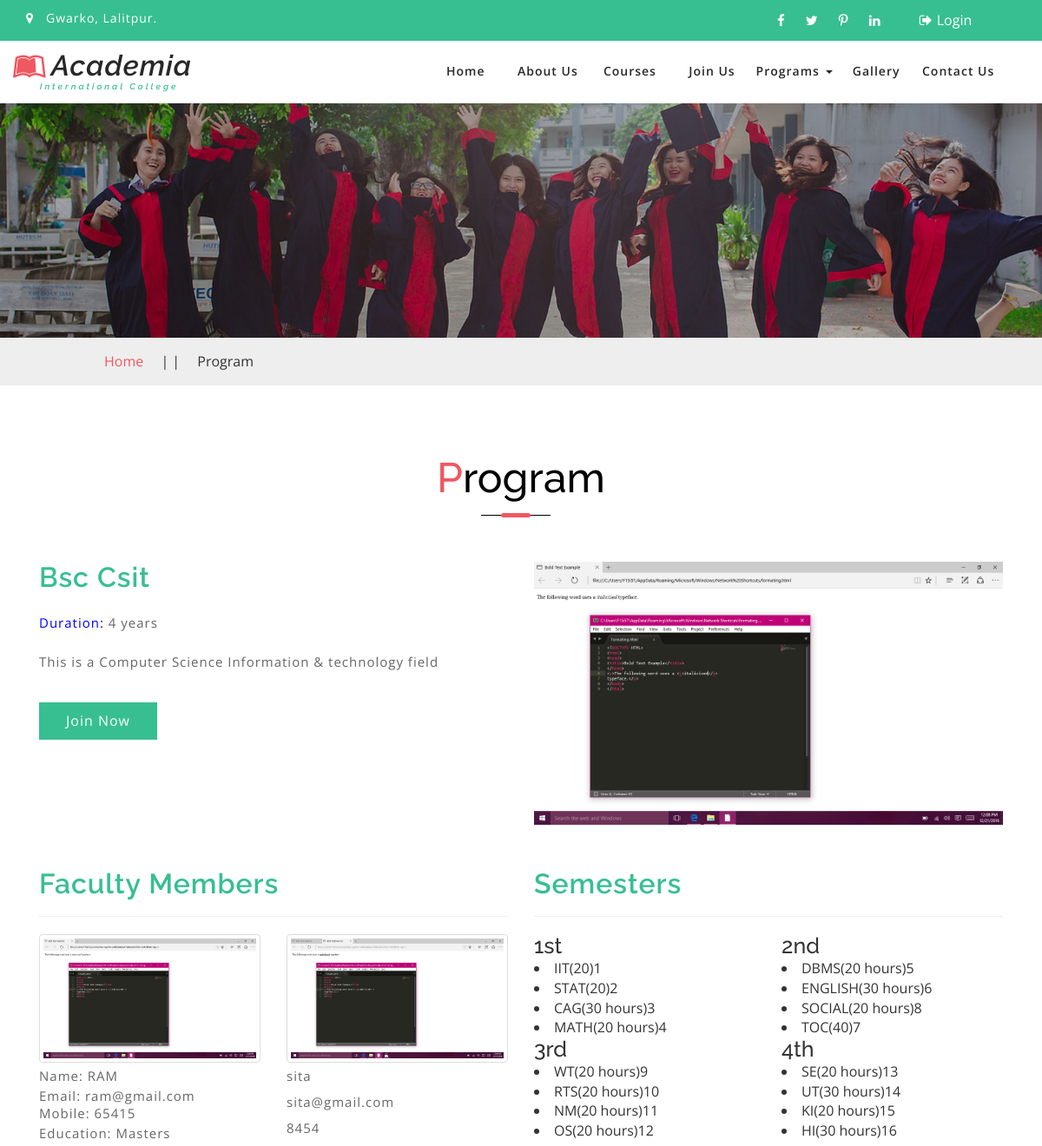
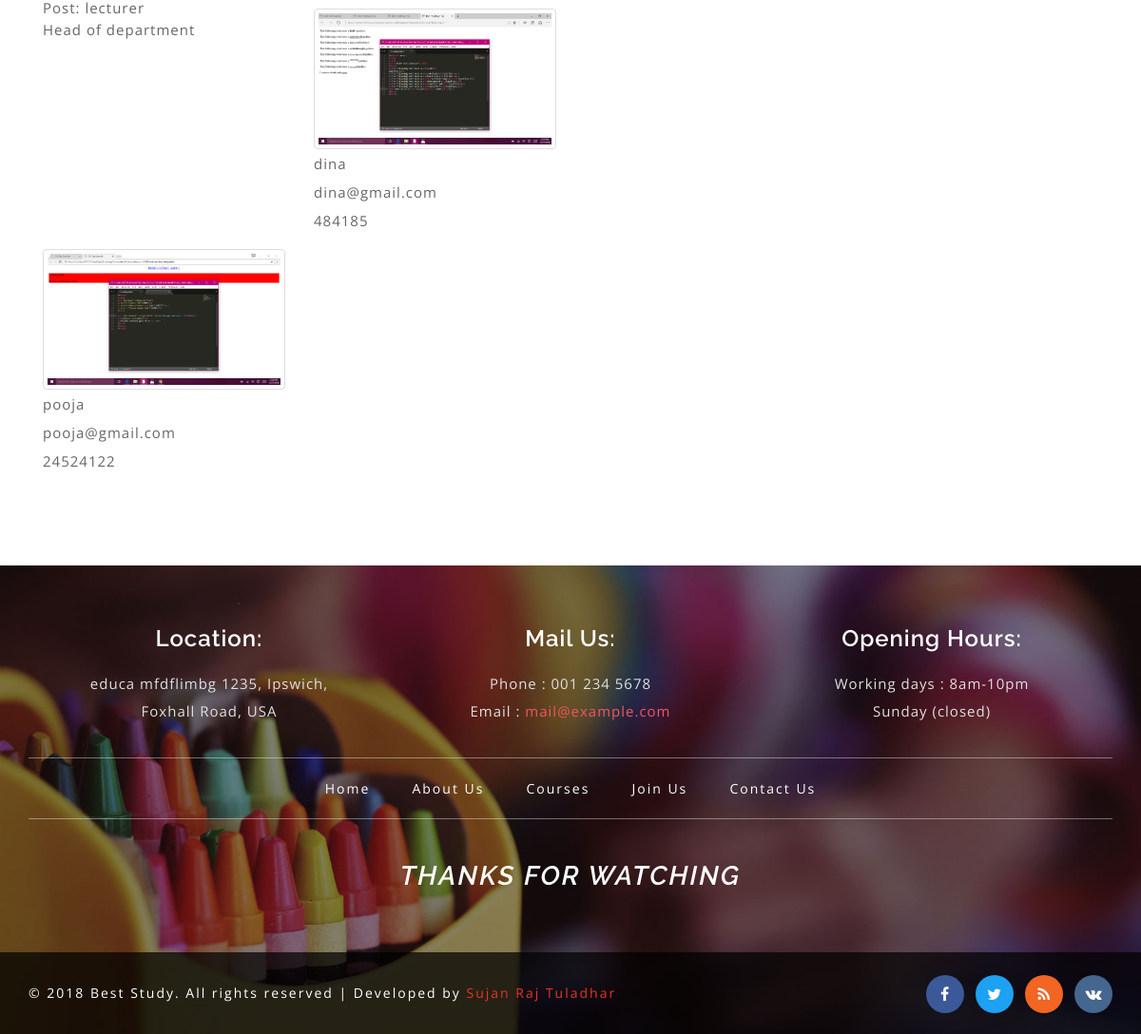
Screenshot of /program/1/detail/ with the database file from the repository (2 pictures, top to bottom).
### eduapp/models.py (models this page shows, shortened)
class TimeStamp(models.Model):
    created_at = models.DateTimeField(auto_now_add=True)
    updated_at = models.DateTimeField(auto_now=True)
    active = models.BooleanField(default=True)
    class Meta:
        abstract = True

class Program(TimeStamp):
    title = models.CharField(max_length=50)
    description = models.TextField()
    duration = models.CharField(max_length=50)
    image = models.ImageField(upload_to="program")

class Teacher(TimeStamp):
    name = models.CharField(max_length=50)
    email = models.EmailField()
    mobile = models.CharField(max_length=50)
    photo = models.ImageField(upload_to="teacher")
    program = models.ManyToManyField(Program)
    is_hod = models.BooleanField(default=False)
    education = models.CharField(max_length=50)
    post = models.CharField(max_length=100, choices=POST)

class Semester(TimeStamp):
    title = models.CharField(max_length=50)
    program = models.ForeignKey(Program, on_delete=models.CASCADE)
    syllabus = models.FileField(upload_to="syllabus")

class Subject(TimeStamp):
    title = models.CharField(max_length=50)
    code = models.CharField(max_length=200, unique=True)
    credit_hour = models.CharField(max_length=50)
    semester = models.ForeignKey(Semester, on_delete=models.CASCADE)

### eduapp/views.py (the view)
# urls.py: path("program/<int:pk>/detail/", ClientProgramDetailView.as_view(),
class ClientProgramDetailView(ClientMixin, DetailView):
    template_name = "clienttemplates/programdetail.html"
    model = Program
    context_object_name = "programobject"

### eduapp/views.py (called while the page is built)
    def get_context_data(self, **kwargs):
        context = super().get_context_data(**kwargs)
        context["programs"] = Program.objects.all()
        context["org"] = Organization.objects.first()
        return context

### templates/clienttemplates/programdetail.html (shortened to what this page needs)
{% extends "clienttemplates/base.html" %}
{% load static %}
{% block content %}
	<div class="inner_page_agile">
	</div>
	<div class="services-breadcrumb">
		<div class="inner_breadcrumb">
			<ul class="short_ls">
				<li>
					<a href="{% url 'eduapp:clienthome' %}">Home</a>
					<span>| |</span>
				</li>
				<li> Program </li>
			</ul>
		</div>
	</div>
	<div class="about-sec" id="about">
		<div class="container">
			<div class="title-div">
				<h3 class="tittle">
					<span>P</span>rogram
				</h3>
			</div>
			<div class="about-sub">
				<div class="col-md-6 about_bottom_left">
					<h4>
						<span>{{programobject.title}}</span>
					</h4>
					<p><span style="color: blue;">Duration:</span> {{programobject.duration}}</p>
					<p>{{programobject.description}}</p>
					<a class="button-style" href="{% url 'eduapp:clientprogramapply' programobject.pk %}">Join Now</a>
				</div>
				<div class="col-md-6 about2-info">
					<img class ="img-responsive" src="{{programobject.image.url}}"alt="" />
				</div>
				<div class="clearfix"> </div>
			</div>
			<div class="about-sub" style="margin-top: 50px">
				<div class="col-md-6 about_bottom_left">
					<h4 >
						<span>Faculty Members</span>
					</h4><hr>
					<div class="row">
						{% for teacher in programobject.teacher_set.all %}
						{% if teacher.is_hod %}
						<div class="col-md-6">
							<img src="{{teacher.photo.url}}" class="img-responsive img-thumbnail">
							<p style="margin-bottom: 3px">Name: {{teacher.name}}</p>
							<p style="margin-top: -10px">Email: {{teacher.email}}</p>
							<p style="margin-top: -10px">Mobile: {{teacher.mobile}}</p>
							<p style="margin-top: -22px!important">Education: {{teacher.education}}</p>
							<p style="margin-top: -22px!important">Post: {{teacher.post}}</p>
							<p style="margin-top: -22px!important">Head of department</p>
						</div>
						{% else %}
						<div class="col-md-6">
							<img src="{{teacher.photo.url}}" class="img-responsive img-thumbnail">
							<p>{{teacher.name}}<br>
							{{teacher.email}}<br>
							{{teacher.mobile}}</p>
						</div>
						{% endif %}
						{% endfor %}
					</div>
				</div>
				<div class="col-md-6 about_bottom_left">
					<h4>
						<span>Semesters</span>
					</h4><hr>
					<div class="row">
						{% for semester in programobject.semester_set.all %}
						<div class="col-md-6">
							<h5 style="font-size: 25px">{{semester.title}}</h5>
							{% for subject in semester.subject_set.all %}
								<li>{{subject.title}}({{subject.credit_hour}}){{subject.code}}</li>
							{% endfor %}
						</div>
						{% endfor %}
					</div>
				</div>
				<div class="clearfix"> </div>
			</div>
		</div>
	</div>
{% endblock %}

### templates/clienttemplates/base.html (shortened to what this page needs)
{% load static %}
<!DOCTYPE html>
<html lang="zxx">
<head>
	<link href="{% static 'clientstatic/css/bootstrap.css' %}" rel="stylesheet" type="text/css" media="all" />
	<link href="{% static 'clientstatic/css/style.css' %}" rel="stylesheet" type="text/css" media="all" />
	<link href="{% static 'clientstatic/css/font-awesome.css' %}" rel="stylesheet">
</head>
<body>
	<div class="header-top">
		<div class="container">
			<div class="bottom_header_left">
				<p>
					<span class="fa fa-map-marker" aria-hidden="true"></span>Gwarko, Lalitpur.
				</p>
			</div>
			<div class="bottom_header_right">
				<div class="bottom-social-icons">
					<a class="facebook" href="#">
						<span class="fa fa-facebook"></span>
					</a>
					<a class="twitter" href="#">
						<span class="fa fa-twitter"></span>
					</a>
					<a class="pinterest" href="#">
						<span class="fa fa-pinterest-p"></span>
					</a>
					<a class="linkedin" href="#">
						<span class="fa fa-linkedin"></span>
					</a>
				</div>
				<div class="header-top-righ">
					<a href="{% url 'eduapp:clientlogin' %}">
						<span class="fa fa-sign-out" aria-hidden="true"></span>Login</a>
				</div>
				<div class="clearfix"> </div>
			</div>
			<div class="clearfix"> </div>
		</div>
	</div>
	<div class="header">
		<div class="content white">
			<nav class="navbar navbar-default">
				<div class="container">
					<div class="navbar-header">
						<a class="navbar-brand" href="index.html">
							<h1>
								<span class="fa fa-leanpub" aria-hidden="true"></span>Academia
								<label>International College</label>
							</h1>
						</a>
					</div>
					<div class="collapse navbar-collapse" id="bs-example-navbar-collapse-1">
						<nav class="link-effect-2" id="link-effect-2">
							<ul class="nav navbar-nav">
								<li class="{% block homemenu %} {% endblock %}">
									<a href="{% url 'eduapp:clienthome' %}" class="effect-3">Home</a>
								</li>
								<li class="{% block aboutmenu %} {% endblock %}">
									<a href="{% url 'eduapp:clientaboutus' %}" class="effect-3">About Us</a>
								</li>
								<li class="{% block coursesmenu %} {% endblock %}">
									<a href="{% url 'eduapp:clientcourses' %}" class="effect-3">Courses</a>
								</li>
								<li class="{% block joinmenu %} {% endblock %}">
									<a href="{% url 'eduapp:clientjoinus' %}" class="effect-3">Join Us</a>
								</li>
								<li class="dropdown">
									<a href="#" class="dropdown-toggle" data-toggle="dropdown">Programs
										<span class="caret"></span>
									</a>
								</li>
								<li class="{% block gallerymenu %} {% endblock %}">
									<a href="{% url 'eduapp:clientgallery' %}" class="effect-3">Gallery</a>
								</li>
								<li class="{% block contactmenu %} {% endblock %}">
									<a href="{% url 'eduapp:clientcontactus' %}" class="effect-3">Contact Us</a>
								</li>
							</ul>
						</nav>
					</div>
				</div>
			</nav>
		</div>
	</div>
{% block content %}
{% endblock %}
	<div class="mkl_footer">
		<div class="sub-footer">
			<div class="container">
				<div class="mkls_footer_grid">
					<div class="col-xs-4 mkls_footer_grid_left">
						<h4>Location:</h4>
						<p>educa mfdflimbg 1235, Ipswich,
							<br> Foxhall Road, USA</p>
					</div>
					<div class="col-xs-4 mkls_footer_grid_left">
						<h4>Mail Us:</h4>
						<p>
							<span>Phone : </span>001 234 5678</p>
						<p>
							<span>Email : </span>
							<a href="mailto:info@example.com">mail@example.com</a>
						</p>
					</div>
					<div class="col-xs-4 mkls_footer_grid_left">
						<h4>Opening Hours:</h4>
						<p>Working days : 8am-10pm</p>
						<p>Sunday
							<span>(closed)</span>
						</p>
					</div>
					<div class="clearfix"> </div>
				</div>
				<div class="botttom-nav-allah">
					<ul>
						<li>
							<a href="{% url 'eduapp:clienthome' %}">Home</a>
						</li>
						<li>
							<a href="{% url 'eduapp:clientaboutus' %}">About Us</a>
						</li>
						<li>
							<a href="{% url 'eduapp:clientcourses' %}">Courses</a>
						</li>
						<li>
							<a href="{% url 'eduapp:clientjoinus' %}">Join Us</a>
						</li>
						<li>
							<a href="{% url 'eduapp:clientcontactus' %}">Contact Us</a>
						</li>
					</ul>
				</div>
				<div class="footer-middle-thanks">
					<h2>Thanks For watching</h2>
				</div>
			</div>
		</div>
		<div class="footer-copy-right">
			<div class="container">
				<div class="allah-copy">
					<p>© 2018 Best Study. All rights reserved | Developed by
						<a href="#">Sujan Raj Tuladhar</a>
					</p>
				</div>
				<div class="footercopy-social">
					<ul>
						<li>
							<a href="#">
								<span class="fa fa-facebook"></span>
							</a>
						</li>
						<li>
							<a href="#">
								<span class="fa fa-twitter"></span>
							</a>
						</li>
						<li>
							<a href="#">
								<span class="fa fa-rss"></span>
							</a>
						</li>
						<li>
							<a href="#">
								<span class="fa fa-vk"></span>
							</a>
						</li>
					</ul>
				</div>
				<div class="clearfix"></div>
			</div>
		</div>
	</div>
</body>
</html>

### rows the page displays
Program: title "Bsc Csit", duration "4 years", description "This is a Computer Science Information & technology field", image (picture)
Teacher: photo (picture), name "RAM", email "ram@gmail.com", mobile "65415", education "Masters", post "lecturer"
Teacher: photo (picture), name "sita", email "sita@gmail.com", mobile "8454"
Teacher: photo (picture), name "dina", email "dina@gmail.com", mobile "484185"
Teacher: photo (picture), name "pooja", email "pooja@gmail.com", mobile "24524122"
Semester: title "1st"
Subject: title "IIT", credit_hour "20", code "1"
Subject: title "STAT", credit_hour "20", code "2"
Subject: title "CAG", credit_hour "30 hours", code "3"
Subject: title "MATH", credit_hour "20 hours", code "4"
Semester: title "2nd"
Subject: title "DBMS", credit_hour "20 hours", code "5"
Subject: title "ENGLISH", credit_hour "30 hours", code "6"
Subject: title "SOCIAL", credit_hour "20 hours", code "8"
Subject: title "TOC", credit_hour "40", code "7"
Semester: title "3rd"
Subject: title "WT", credit_hour "20 hours", code "9"
Subject: title "RTS", credit_hour "20 hours", code "10"
Subject: title "NM", credit_hour "20 hours", code "11"
Subject: title "OS", credit_hour "20 hours", code "12"
Semester: title "4th"
Subject: title "SE", credit_hour "20 hours", code "13"
Subject: title "UT", credit_hour "30 hours", code "14"
Subject: title "KI", credit_hour "20 hours", code "15"
Subject: title "HI", credit_hour "30 hours", code "16"
